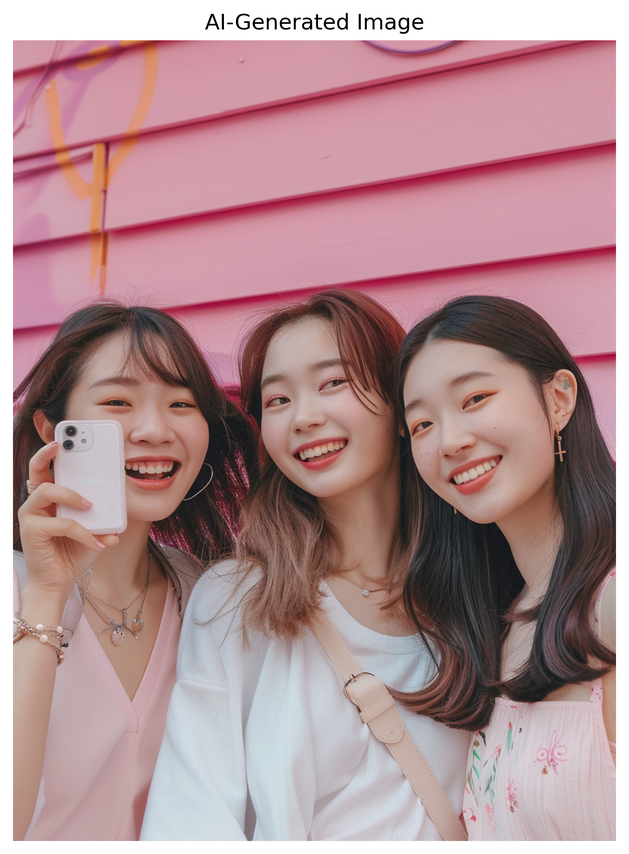
#> input picture results/sample_images/fake_0.png, 629 x 854 px, shrunk from 1452 x 1971 before the run
$ python -i visualization.py   (imports and definitions only)
#> lines starting #> are read from the running program, lines starting #| are printed output that depends on the picture
"""
Visualization utilities for the AI vs Real Image Detection project
"""

import os
import cv2
import numpy as np
import matplotlib.pyplot as plt
from matplotlib.colors import LinearSegmentedColormap
import seaborn as sns
from skimage.filters import gaussian
from skimage.feature import canny
from PIL import Image
import sys
from matplotlib.gridspec import GridSpec

# Add the project root to the path so we can import the config
sys.path.append(os.path.dirname(os.path.dirname(os.path.abspath(__file__))))
import config
from utils.features import extract_traditional_cv_features


# [300 lines left out: functions visualize_image_with_predictions, visualize_cv_features, visualize_model_errors, visualize_sample_images, visualize_feature_importance, not called in this run]


def visualize_image_with_features(image_path, save_path=None):
    """
    Visualize an image with its extracted features

    Args:
        image_path: Path to the image
        save_path: Optional path to save the figure
    """
#> called with image_path = '../results/sample_images/fake_0.png'
    # Load image
    img = cv2.imread(image_path)
#> img is the input picture: shape (854, 629, 3); mean B, G, R 145.6, 141.8, 176
    if img is None:
        print(f"Error loading image: {image_path}")
        return

    img = cv2.cvtColor(img, cv2.COLOR_BGR2RGB)
    gray = cv2.cvtColor(img, cv2.COLOR_BGR2GRAY)
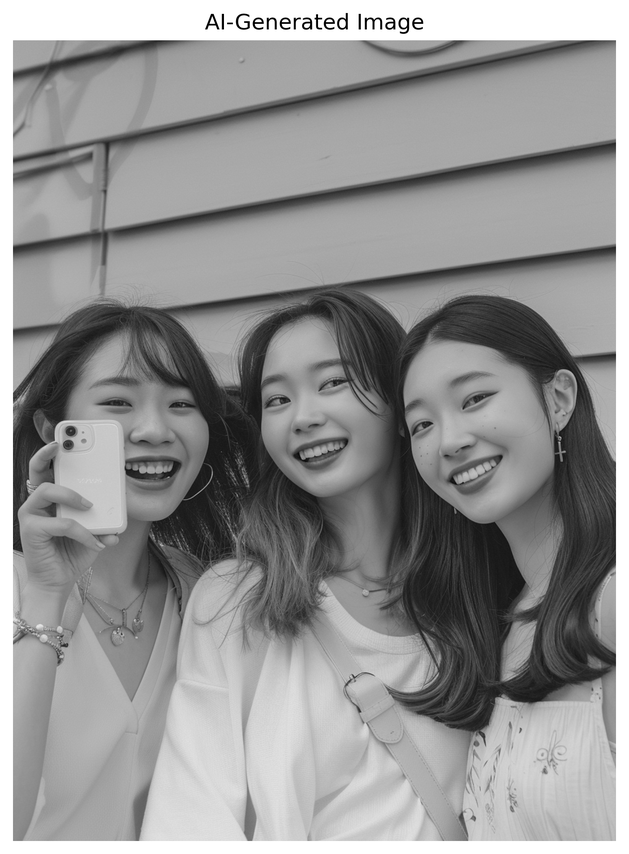
#> gray: shape (854, 629); min 0, max 255, mean 146.8

    # Extract features
#> (the run stopped early here; a loop or call above may not have finished)

$ run again, on results/sample_images/fake_4.png
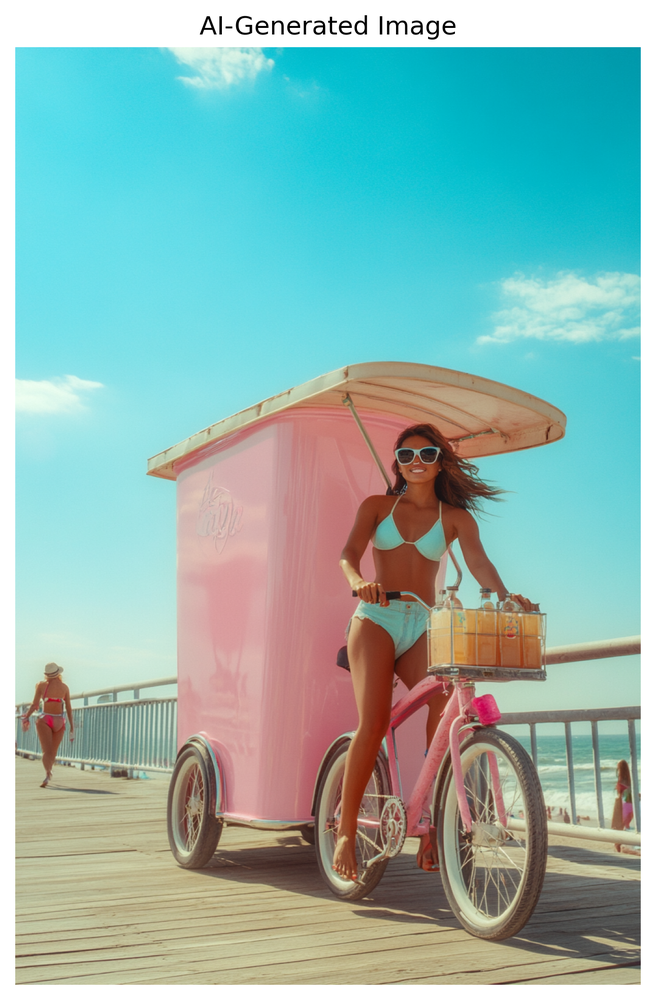
#> input picture results/sample_images/fake_4.png, 656 x 1000 px, shrunk from 1292 x 1971 before the run
#> in visualize_image_with_features, img is the input picture: shape (1000, 656, 3); mean B, G, R 177.8, 183, 143.2
#> in visualize_image_with_features, `gray = cv2.cvtColor(img, cv2.COLOR_BGR2GRAY)`:
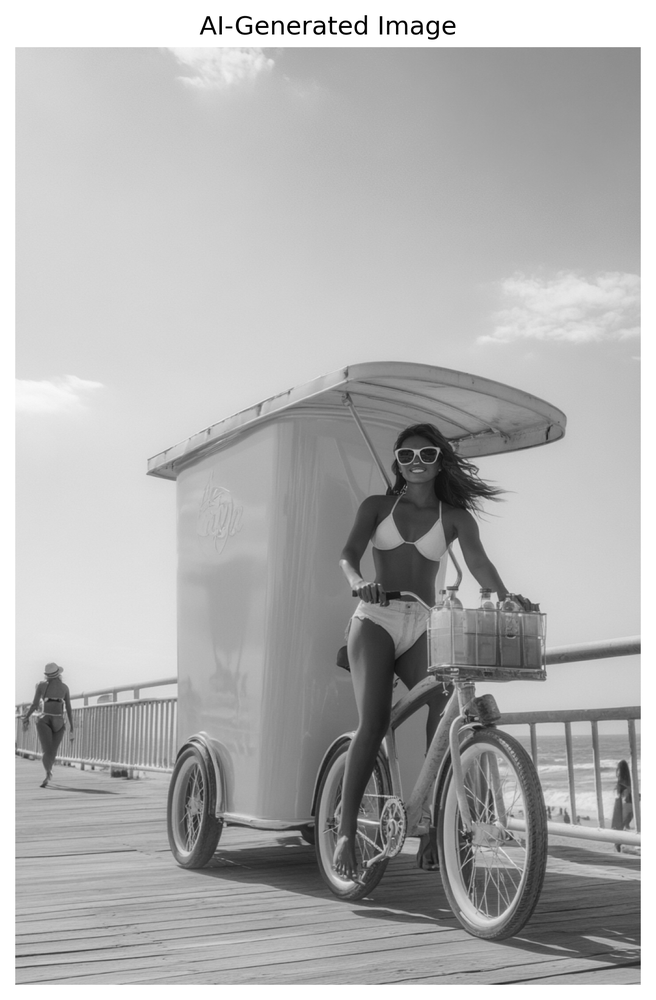
#> gray: shape (1000, 656); min 0, max 255, mean 176.9

$ run again, on results/sample_images/real_0.png
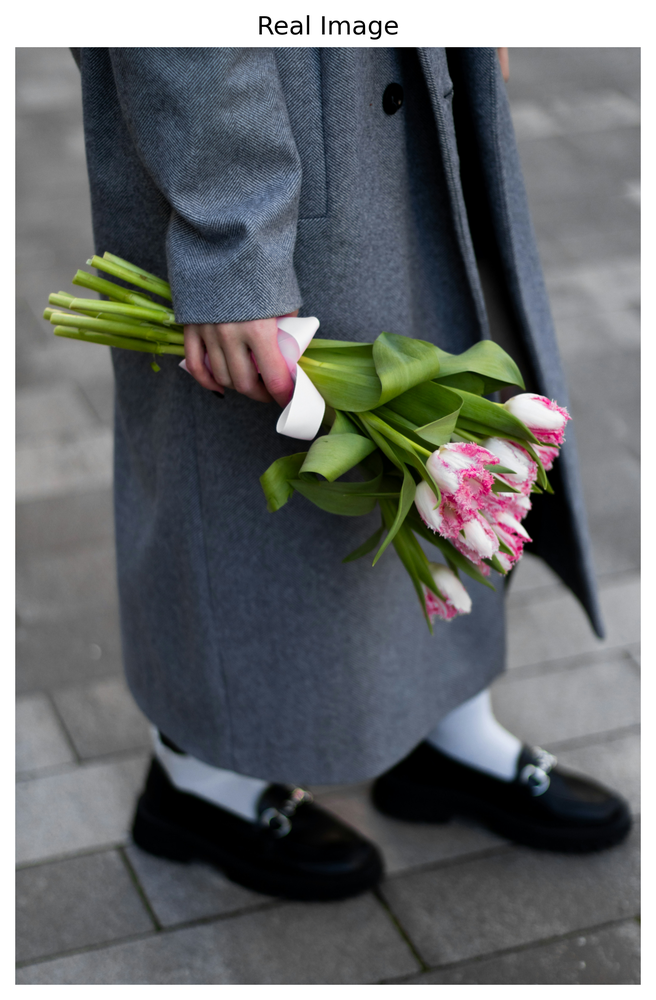
#> input picture results/sample_images/real_0.png, 656 x 1000 px, shrunk from 1292 x 1971 before the run
#> in visualize_image_with_features, img is the input picture: shape (1000, 656, 3); mean B, G, R 107.3, 105.6, 102.4
#> in visualize_image_with_features, `gray = cv2.cvtColor(img, cv2.COLOR_BGR2GRAY)`:
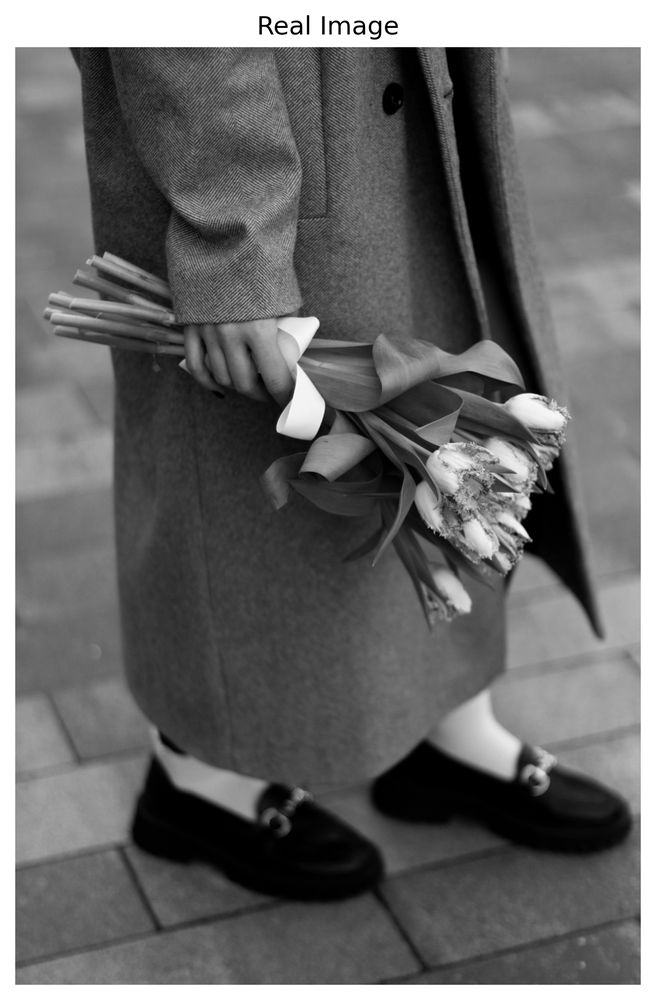
#> gray: shape (1000, 656); min 0, max 255, mean 105.7
